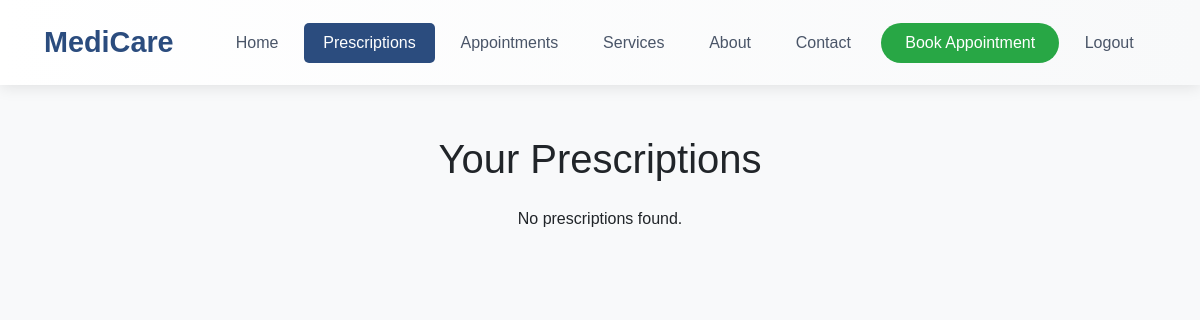
Page /prescriptions (signed in) on the earlier database version.
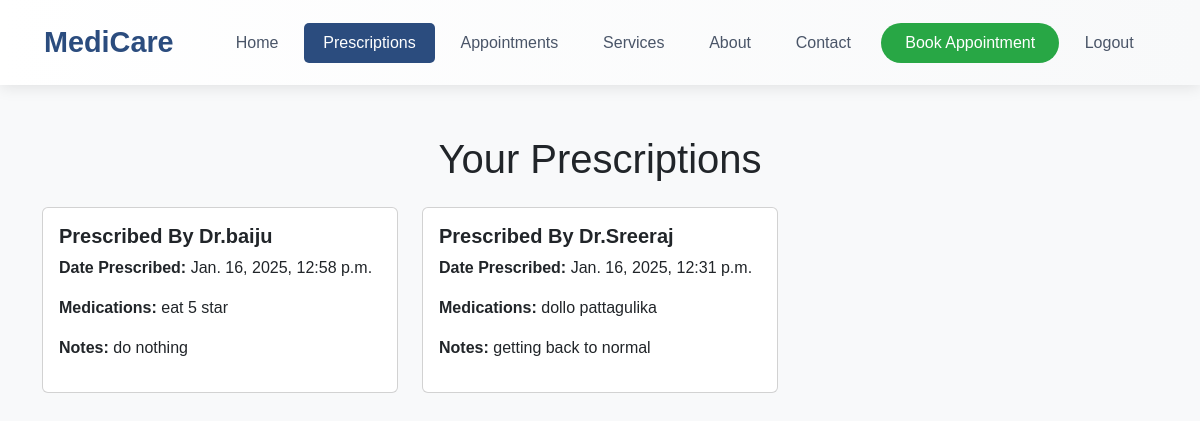
Same page on the later database version.
### app/models.py (models this page shows)
class Prescription(models.Model):
    patient = models.ForeignKey(Patient, on_delete=models.CASCADE, related_name='prescriptions')
    doctor = models.ForeignKey(Doctor, on_delete=models.CASCADE)
    medications = models.TextField(help_text="List the medications prescribed.")
    date_prescribed = models.DateTimeField(auto_now_add=True)
    notes = models.TextField(blank=True, null=True, help_text="Any additional notes from the doctor.")

class Doctor(models.Model):
    department = models.ForeignKey(Department, related_name='doctors', on_delete=models.CASCADE)
    name = models.CharField(max_length=100)
    specialization = models.CharField(max_length=100)
    password = models.TextField()
    email = models.EmailField(unique=True,)

### app/views.py (the view)
# urls.py: path('prescriptions', views.view_prescription),
def view_prescription(request):
    email = request.session.get('patient')
    if not email:
        return redirect('login')  # Assuming you have a login view
    try:
        patient = Patient.objects.get(email=email)
    except Patient.DoesNotExist:
        return redirect('login')
    prescriptions = Prescription.objects.filter(patient=patient)[::-1]
    if not prescriptions:
        return render(request, 'user/view_prescription.html', {'message': 'No prescriptions found.'})
    return render(request, 'user/view_prescription.html', {'prescriptions': prescriptions})

### templates/user/view_prescription.html (shortened to what this page needs)
<!DOCTYPE html>
<html lang="en">
<head>
    <link href="https://cdn.jsdelivr.net/npm/bootstrap@5.3.3/dist/css/bootstrap.min.css" rel="stylesheet">
    <link href="https://cdn.jsdelivr.net/npm/bootstrap-icons/font/bootstrap-icons.css" rel="stylesheet">
</head>
<body>
    <nav class="navbar navbar-expand-lg navbar-light bg-light sticky-top">
        <div class="container-fluid">
            <a class="navbar-brand" href="user_home">MediCare</a>
            <div class="collapse navbar-collapse" id="navbarNav">
                <ul class="navbar-nav ms-auto">
                    <li class="nav-item">
                        <a class="nav-link " href="user_home">Home</a>
                    </li>
                    <li class="nav-item">
                        <a class="nav-link active" href="prescriptions">Prescriptions</a>
                    </li>
                    <li class="nav-item">
                        <a class="nav-link" href="appointment_success">Appointments</a>
                    </li>
                    <li class="nav-item">
                        <a class="nav-link" href="#">Services</a>
                    </li>
                    <li class="nav-item">
                        <a class="nav-link" href="about">About</a>
                    </li>
                    <li class="nav-item">
                        <a class="nav-link" href="contact">Contact</a>
                    </li>
                    <li class="nav-item">
                        <a class="nav-link appointment-btn" href="appointment">Book Appointment</a>
                    </li>
                    <li class="nav-item">
                        <a class="nav-link" href="logout">Logout</a>
                    </li>
                </ul>
            </div>
        </div>
    </nav>
    <div class="container">
        <h1 class="text-center mb-4">Your Prescriptions</h1>
        {% if prescriptions %}
        <div class="row">
            {% for prescription in prescriptions %}
            <div class="col-md-4">
                <div class="card">
                    <div class="card-body">
                        <h5 class="card-title">Prescribed By Dr.{{ prescription.doctor.name }}</h5>
                        <p><strong>Date Prescribed:</strong> {{ prescription.date_prescribed }}</p>
                        <p><strong>Medications:</strong> {{ prescription.medications }}</p>
                        <p><strong>Notes:</strong> {{ prescription.notes }}</p>
                    </div>
                </div>
            </div>
            {% endfor %}
        </div>
        {% else %}
        <p class="text-center">{{ message }}</p>
        {% endif %}
    </div>
</body>
</html>

Differences in the rows shown:
added Prescription: doctor.name "baiju", date_prescribed "Jan. 16, 2025, 12:58 p.m.", medications "eat 5 star", notes "do nothing"
added Prescription: doctor.name "Sreeraj", date_prescribed "Jan. 16, 2025, 12:31 p.m.", medications "dollo pattagulika", notes "getting back to normal"
Other differences:
{{ message }}: "No prescriptions found." → (not shown)
